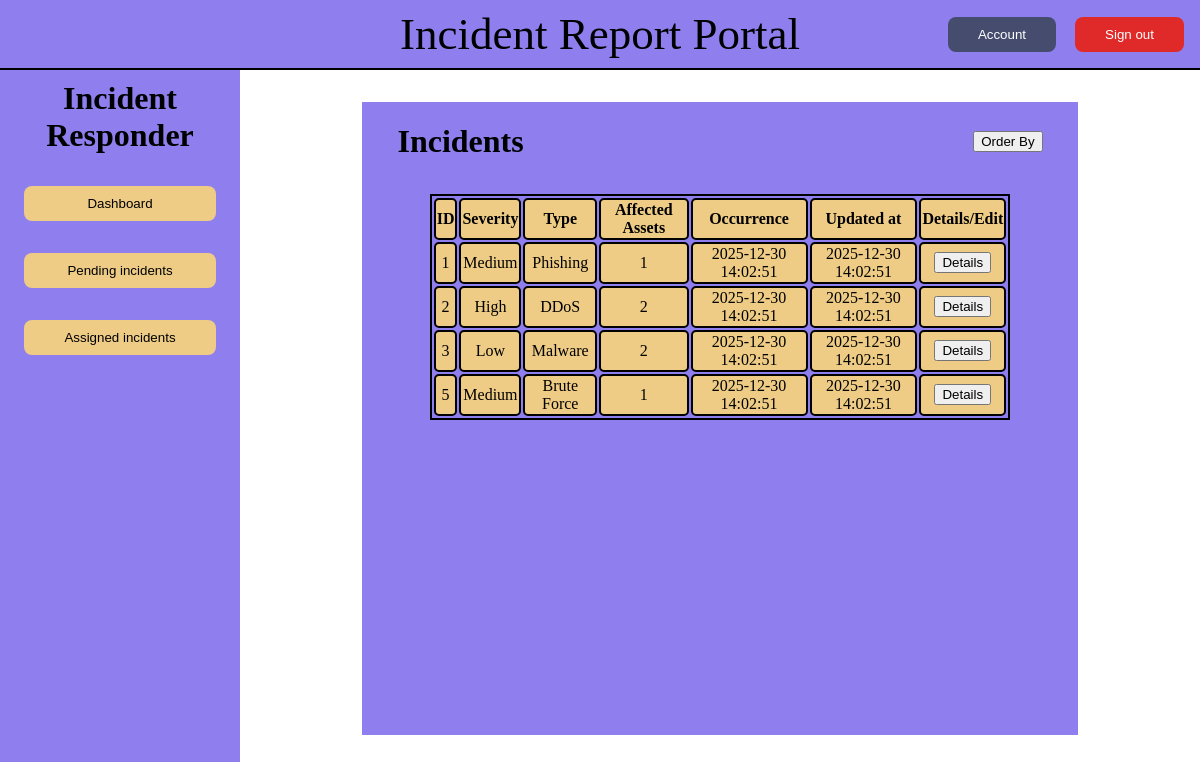
The app's page /pages/responder/pending_incidents.php (signed in), older data.
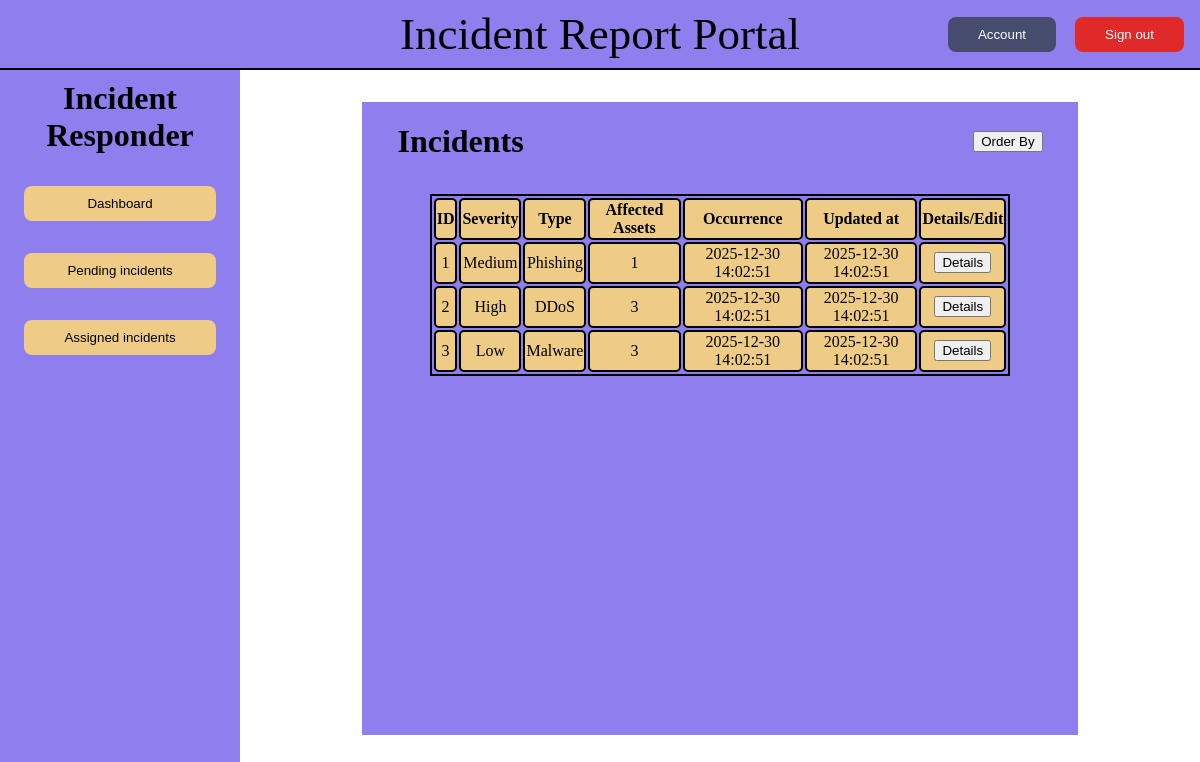
The same page, newer data.
### tables this page shows
CREATE TABLE incident (
    incident_id INT AUTO_INCREMENT PRIMARY KEY,
    severity_id INT NOT NULL,
    incident_type_id INT NOT NULL,
    reported_by INT NOT NULL,
    description TEXT,
    occurrence_datetime DATETIME NOT NULL,
    updated_at DATETIME DEFAULT CURRENT_TIMESTAMP,
    FOREIGN KEY (severity_id) REFERENCES severity(severity_id),
    FOREIGN KEY (incident_type_id) REFERENCES incident_type(incident_type_id),
    FOREIGN KEY (reported_by) REFERENCES user(user_id)
);

CREATE TABLE severity (
    severity_id INT AUTO_INCREMENT PRIMARY KEY,
    severity VARCHAR(30) NOT NULL
);

CREATE TABLE incident_type (
    incident_type_id INT AUTO_INCREMENT PRIMARY KEY,
    incident_type VARCHAR(100)
);

### pages/responder/pending_incidents.php (called while the page is built, shortened)
<?php
require_once "../../includes/db.php";
$sql = "
    SELECT
        i.incident_id,
        s.severity,
        it.incident_type,
        COUNT(ia.asset_id) AS asset_count,
        i.occurrence_datetime,
        i.updated_at
    FROM incident i
    JOIN severity s ON s.severity_id = i.severity_id
    JOIN incident_type it ON it.incident_type_id = i.incident_type_id
    LEFT JOIN incident_asset ia ON ia.incident_id = i.incident_id
    JOIN incident_status istat ON istat.incident_id = i.incident_id
    WHERE istat.status_id = 1
    GROUP BY i.incident_id
";
$incident = $mysqli->query($sql);
include "../../includes/incident_table.php";
require "../../includes/layout.php";

### includes/incident_table.php (the view)
<div class="incident_container">
    <div class="headers">
        <h1>Incidents</h1>
        <button id="order_by">Order By</button>
    </div>
    <div class="table_container">
        <table>
            <thead>
                <tr>
                    <th>ID</th>
                    <th>Severity</th>
                    <th>Type</th>
                    <th>Affected Assets</th>
                    <th>Occurrence</th>
                    <th>Updated at</th>
                    <th>Details/Edit</th>
                </tr>
            </thead>
            <tbody>
                <?php while ($row = $incident->fetch_object()): ?>
                    <tr>
                        <td><?= $row->incident_id ?></td>
                        <td><?= htmlspecialchars($row->severity) ?></td>
                        <td><?= htmlspecialchars($row->incident_type) ?></td>
                        <td><?= $row->asset_count ?></td>
                        <td><?= $row->occurrence_datetime ?></td>
                        <td><?= $row->updated_at ?></td>
                        <td><button onclick="window.location.href='/includes/incident_details.php?id=<?= $row->incident_id ?>'">
                                Details
                            </button></td>
                    </tr>
                <?php endwhile; ?>
            </tbody>
        </table>
    </div>
</div>

Row changes from the older to the newer data that the page shows:
removed incident: incident_id "5", severity.severity "Medium", incident_type.incident_type "Brute Force", asset_count "1", occurrence_datetime "2025-12-30 14:02:51", updated_at "2025-12-30 14:02:51"
changed incident "High": asset_count "2" → "3"
changed incident "Low": asset_count "2" → "3"
